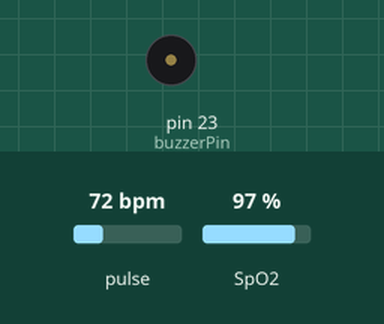
The sketch below on a simulated Arduino Mega 2560, built with avr-gcc and run on an emulated ATmega2560. On the bench: buzzer (waves = sounding). The inputs (shaded band) are chosen by the test bench; at power-on: pulse 72 bpm, SpO2 97 %.

Above: at 4.4 s.
4.5 s: pulse set to 52 bpm
6.2 s: pulse set to 47 bpm
At 8.2 s:
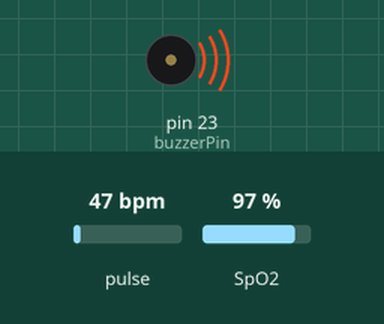
8.5 s: pulse set to 70 bpm
At 10.0 s:
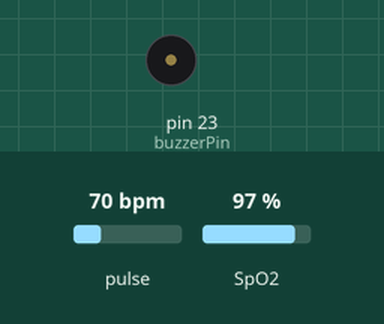
Timing chart, 0 to 11.5 s (numbered marks = the images above; inputs shaded):
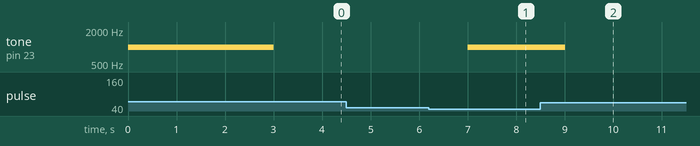

The sketch:

LAB9.ino
```cpp
/*
Lab 9: Buzzer Alert System

Goal: Provide auditory alerts for abnormal values.
Task: Sound buzzer if SpO2 < 92% or HR < 50 or > 120 bpm.
*/

#include <Wire.h>
#include "MAX30100_PulseOximeter.h"

PulseOximeter pox;
const int buzzerPin = 23;

void setup() {
  Serial.begin(115200);
  pox.begin();
  pinMode(buzzerPin, OUTPUT);
}

void loop() {
  pox.update();
  float hr = pox.getHeartRate();
  float spo2 = pox.getSpO2();

  if (spo2 < 92 || hr < 50 || hr > 120) {
    tone(buzzerPin, 1000);
  } else {
    noTone(buzzerPin);
  }

  delay(1000);
}
```

Measured:
- the behaviour switches between 50 and 49 bpm on pulse (found by bisection; images 0 and 1)
- after the input at 4.5 s, every drawn part: stays the same
- after the input at 6.2 s, tone on pin 23 (buzzerPin): silent → 1000 Hz after 0.81 s
- after the input at 8.5 s, tone on pin 23 (buzzerPin): 1000 Hz → silent after 0.51 s
